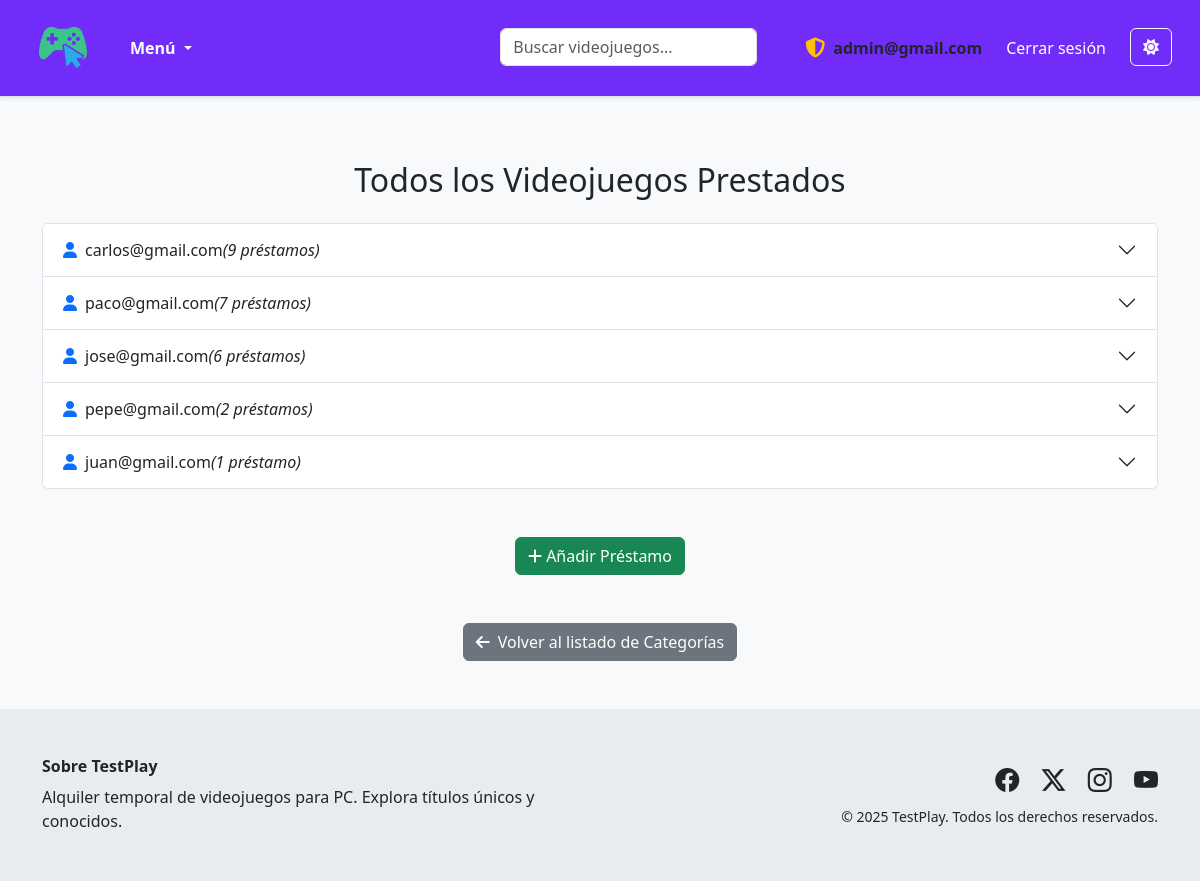
Page /index.php?accion=ver_todos_prestamos (signed in) on the committed database.
### tables this page shows
CREATE TABLE `usuarios` (
  `id` int NOT NULL,
  `email` varchar(200) NOT NULL,
  `password` varchar(100) NOT NULL,
  `rol` varchar(1) NOT NULL DEFAULT 'U'
);

### app/controladores/ControladorPrestamos.php (called while the page is built, shortened)
<?php
class ControladorPrestamos {
    public function verTodosPrestamos(){
        $connexionDB = new ConnexionDB(MYSQL_USER,MYSQL_PASS,MYSQL_HOST,MYSQL_DB);
        $conn = $connexionDB->getConnexion();
        $prestamosDAO = new PrestamosDAO($conn);
        $prestamosAgrupadosPorUsuario = $prestamosDAO->getPrestamosAgrupadosPorUsuario();
        require 'app/vistas/ver_todos_prestamos.php';
    }
}

### index.php (called while the page is built, shortened)
<?php
require_once 'app/modelos/VideojuegosDAO.php';
require_once 'app/modelos/Usuario.php';
require_once 'app/modelos/UsuariosDAO.php';
require_once 'app/modelos/Prestamo.php';
require_once 'app/modelos/PrestamosDAO.php';
require_once 'app/controladores/ControladorPrestamos.php';
require_once 'app/modelos/Sesion.php';
if(isset($_GET['accion'])){
    if(isset($mapa[$_GET['accion']])){
        $accion = $_GET['accion'];
    }
    else{
        header('Status: 404 Not found');
        echo 'Página no encontrada';
        die();
    }
}else{
    $accion='inicio';
}
$metodo = $mapa[$accion]['metodo'];
$objeto = new $controlador();
$objeto->$metodo();

### app/modelos/Sesion.php (called while the page is built, shortened)
<?php
class Sesion {
    static public function getUsuario():Usuario|false {
        if(isset($_SESSION['usuario'])) {
            return unserialize($_SESSION['usuario']);
        }else {
            return false;
        }
    }
}

### app/modelos/Usuario.php (called while the page is built, shortened)
<?php
class Usuario {
    private $email;
    private $rol;
    public function getEmail()
    {
        return $this->email;
    }
    public function getRol()
    {
        return $this->rol;
    }
}

### app/modelos/PrestamosDAO.php (called while the page is built, shortened)
<?php
class PrestamosDAO {
    private mysqli $conn;
    public function __construct($conn) {
        $this->conn = $conn;
    }
    public function getPrestamosAgrupadosPorUsuario() {
        $sql = "SELECT * FROM prestamos ORDER BY idUsuario, fecha_prestamo DESC";
        $result = $this->conn->query($sql);
        $usuariosDAO = new UsuariosDAO($this->conn);
        $videojuegosDAO = new VideojuegosDAO($this->conn);
        $agrupado = [];
        while ($fila = $result->fetch_assoc()) {
            $idUsuario = $fila['idUsuario'];
            if (!isset($agrupado[$idUsuario])) {
                $usuario = $usuariosDAO->getById($idUsuario);
                $agrupado[$idUsuario] = [
                    'usuario' => $usuario,
                    'prestamos' => []
                ];
            }
            $prestamo = new Prestamo();
            $prestamo->setId($fila['id']);
            $prestamo->setIdUsuario($idUsuario);
            $prestamo->setIdVideojuego($fila['idVideojuego']);
            $prestamo->setFechaPrestamo($fila['fecha_prestamo']);
            $prestamo->setDevuelto($fila['devuelto']);
            $prestamoConUsuarioVideojuego = [
                'prestamo' => $prestamo,
                'videojuego' => $videojuegosDAO->getById($fila['idVideojuego']),
                'usuario' => $agrupado[$idUsuario]['usuario'],
            ];
            $agrupado[$idUsuario]['prestamos'][] = $prestamoConUsuarioVideojuego;
        }
        return array_values($agrupado);
    }
}

### app/modelos/UsuariosDAO.php (called while the page is built, shortened)
<?php
class UsuariosDAO {
    private mysqli $conn;
    public function __construct($conn) {
        $this->conn = $conn;
    }
    public function getById($id):Usuario|null {
        if(!$stmt = $this->conn->prepare("SELECT * FROM usuarios WHERE id = ?"))
        {
            echo "Error en la SQL: " . $this->conn->error;
        }
        $stmt->bind_param('s',$id);
        $stmt->execute();
        $result = $stmt->get_result();
        if($result->num_rows >= 1){
            $usuario = $result->fetch_object(Usuario::class);
            if ($fila = $result->fetch_assoc()) {
                $usuario->setRol($fila['rol']);
            }
            return $usuario;
        }
        else{
            return null;
        }
    }
}

### app/modelos/Prestamo.php (called while the page is built, shortened)
<?php
class Prestamo {
    public function setId($id): self
    {
        return $this;
    }
    public function setFechaPrestamo($fecha_prestamo): self
    {
        return $this;
    }
    public function setDevuelto($devuelto): self
    {
        return $this;
    }
    public function setIdUsuario($idUsuario): self
    {
        return $this;
    }
    public function setIdVideojuego($idVideojuego): self
    {
        return $this;
    }
}

### app/modelos/VideojuegosDAO.php (called while the page is built, shortened)
<?php
class VideojuegosDAO {
    private mysqli $conn;
    public function __construct($conn) {
        $this->conn = $conn;
    }
    public function getById($id):Videojuego|null {
        if(!$stmt = $this->conn->prepare("SELECT * FROM videojuegos WHERE id = ?")) {
            echo "Error en la SQL: " . $this->conn->error;
        }
        $stmt->bind_param('i',$id);
        $stmt->execute();
        $result = $stmt->get_result();
        if($result->num_rows == 1){
            $videojuego = $result->fetch_object(Videojuego::class);
            return $videojuego;
        }
        else{
            return null;
        }
    }
}

### app/vistas/ver_todos_prestamos.php (the view, shortened to what this page needs)
<!DOCTYPE html>
<html lang="en">
<head>
    <link rel="stylesheet" href="https://cdnjs.cloudflare.com/ajax/libs/font-awesome/6.4.0/css/all.min.css">
    <link rel="stylesheet" href="https://cdn.jsdelivr.net/npm/bootstrap-icons@1.11.1/font/bootstrap-icons.css">
    <link href="https://cdn.jsdelivr.net/npm/bootstrap@5.3.0/dist/css/bootstrap.min.css" rel="stylesheet">
    <link rel="stylesheet" href="web/css/estilos.css">
</head>
<body>
    <header>
        <nav class="navbar navbar-expand-lg navbar-bootstrap-purple border-bottom shadow-sm px-3">
            <div class="container-fluid">
                <a class="navbar-brand d-flex align-items-center" href="index.php" title="Inicio">
                    <img src="web/icons/TestPlay-icon.png" alt="Logo" style="height: 70px;" class="me-2">
                </a>
                <div class="collapse navbar-collapse" id="navbarContenido">
                    <ul class="navbar-nav me-auto mb-2 mb-lg-0">
                        <?php if (Sesion::getUsuario()): ?>
                            <li class="nav-item dropdown">
                                <a class="nav-link dropdown-toggle" href="#" id="menuUsuario" role="button" data-bs-toggle="dropdown" aria-expanded="false">
                                    <strong>Menú</strong>
                                </a>
                            </li>
                        <?php endif; ?>
                    </ul>
                    <ul class="navbar-nav ms-auto mb-2 mb-lg-0">
                        <?php if (Sesion::getUsuario()): ?>
                            <li class="nav-item position-relative me-5 mb-3 mb-lg-0">
                                <input type="text" class="form-control" id="buscador-videojuegos" placeholder="Buscar videojuegos..." autocomplete="off">
                            </li>
                            <li class="nav-item d-flex align-items-center me-3 fw-semibold">
                                <?php if (Sesion::getUsuario()->getRol() === 'A'): ?>
                                    <i class="fa-solid fa-shield-halved text-warning me-2 fs-5" title="Administrador"></i>
                                <?php else: ?>
                                    <i class="fa-solid fa-user text-white me-2 fs-5"></i>
                                <?php endif; ?>
                                <?= Sesion::getUsuario()->getEmail() ?>
                            </li>
                            <li class="nav-item">
                                <a class="nav-link" href="index.php?accion=logout" title="Cerrar sesión">Cerrar sesión</a>
                            </li>
                        <?php endif; ?>
                        <li>
                            <button id="themeToggle" class="btn btn-outline-light ms-3" aria-label="Cambiar tema">
                                <i class="fa-solid fa-moon" id="themeIcon"></i>
                            </button>
                        </li>
                    </ul>
                </div>
            </div>
        </nav>
    </header>
    <div id="mainWrapper" class="bg-light text-dark">
        <main id="mainContent" class="container py-5">
            <h2 class="py-3 text-center">Todos los Videojuegos Prestados</h2>
            <?php if (!empty($prestamosAgrupadosPorUsuario)): ?>
                <div class="accordion" id="accordionPrestamos">
                    <?php foreach ($prestamosAgrupadosPorUsuario as $index => $grupo): ?>
                        <?php $usuario = $grupo['usuario']; ?>
                        <div class="accordion-item">
                            <h2 class="accordion-header" id="heading<?= $index ?>">
                                <button class="accordion-button collapsed" type="button" data-bs-toggle="collapse"
                                        data-bs-target="#collapse<?= $index ?>" aria-expanded="false"
                                        aria-controls="collapse<?= $index ?>">
                                    <i class="fa-solid fa-user text-primary me-2"></i>
                                    <?= $usuario->getEmail() ?> <em>(<?= count($grupo['prestamos']) ?> <?= count($grupo['prestamos']) === 1 ? 'préstamo' : 'préstamos' ?>)</em>
                                </button>
                            </h2>
                        </div>
                    <?php endforeach; ?>
                </div>
            <?php else: ?>
                <p>No hay préstamos registrados.</p>
            <?php endif; ?>
            <div class="mt-5 text-center">
                <a href="index.php?accion=poner_prestamo" class="btn btn-success">
                    <i class="fa-solid fa-plus"></i> Añadir Préstamo
                </a>
            </div>
            <div class="text-center mt-5">
                <a href="index.php" class="btn btn-secondary">
                    <i class="fa-solid fa-arrow-left me-2"></i>Volver al listado de Categorías
                </a>
            </div>
        </main>
    </div>
    <div id="footerWrapper" class="bg-footer-light text-dark">
        <footer id="footerContent" class="container py-5">
            <div class="row align-items-center">
                <div class="col-md-6 text-center text-md-start mb-3 mb-md-0">
                    <h6 class="fw-bold">Sobre TestPlay</h6>
                    <p class="mb-0">Alquiler temporal de videojuegos para PC. Explora títulos únicos y conocidos.</p>
                </div>
                <div class="col-md-6 text-center text-md-end">
                    <div class="mb-2 fs-4">
                        <a href="https://www.facebook.com/" target="_blank" class="text-reset me-3"><i class="bi bi-facebook"></i></a>
                        <a href="https://x.com/" target="_blank" class="text-reset me-3"><i class="bi bi-twitter-x"></i></a>
                        <a href="https://www.instagram.com/" target="_blank" class="text-reset me-3"><i class="bi bi-instagram"></i></a>
                        <a href="https://www.youtube.com/" target="_blank" class="text-reset"><i class="bi bi-youtube"></i></a>
                    </div>
                    <p class="mb-0 small">&copy; 2025 TestPlay. Todos los derechos reservados.</p>
                </div>
            </div>
        </footer>
    </div>
</body>
</html>

### web/css/estilos.css (style rules this page uses)
.navbar-bootstrap-purple { background-color: #712cf9 !important; }
.navbar-bootstrap-purple .nav-link, .navbar-bootstrap-purple .navbar-brand, .navbar-bootstrap-purple .dropdown-item, .navbar-bootstrap-purple .text-dark { color: white !important; }
.bg-main-light { background-color: #f8f9fa !important; }
.bg-footer-light { background-color: #e9ecef !important; }

### rows in the picture
usuarios: email "carlos@gmail.com"
usuarios: email "paco@gmail.com"
usuarios: email "jose@gmail.com"
usuarios: email "pepe@gmail.com"
usuarios: email "juan@gmail.com"

### other values in the picture
Sesion::getUsuario()->getEmail() "admin@gmail.com"
count($grupo['prestamos']) "9"
count($grupo['prestamos']) "7"
count($grupo['prestamos']) "6"
count($grupo['prestamos']) "2"
count($grupo['prestamos']) "1"
